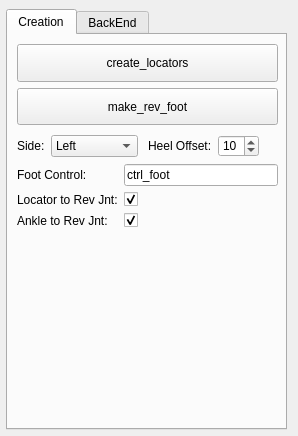
<?xml version="1.0" encoding="UTF-8"?>
<ui version="4.0">
 <class>Form</class>
 <widget class="QWidget" name="Form">
  <property name="geometry">
   <rect>
    <x>0</x>
    <y>0</y>
    <width>298</width>
    <height>436</height>
   </rect>
  </property>
  <property name="windowTitle">
   <string>WD_Reverse_Foot</string>
  </property>
  <widget class="QTabWidget" name="tabWidget">
   <property name="geometry">
    <rect>
     <x>6</x>
     <y>9</y>
     <width>281</width>
     <height>421</height>
    </rect>
   </property>
   <property name="currentIndex">
    <number>0</number>
   </property>
   <widget class="QWidget" name="tab">
    <attribute name="title">
     <string>Creation</string>
    </attribute>
    <widget class="QWidget" name="verticalLayoutWidget">
     <property name="geometry">
      <rect>
       <x>9</x>
       <y>9</y>
       <width>261</width>
       <height>81</height>
      </rect>
     </property>
     <layout class="QVBoxLayout" name="verticalLayout">
      <item>
       <widget class="QPushButton" name="create_locators">
        <property name="sizePolicy">
         <sizepolicy hsizetype="Minimum" vsizetype="Minimum">
          <horstretch>0</horstretch>
          <verstretch>0</verstretch>
         </sizepolicy>
        </property>
        <property name="text">
         <string>create_locators</string>
        </property>
       </widget>
      </item>
      <item>
       <widget class="QPushButton" name="make_rev_foot">
        <property name="sizePolicy">
         <sizepolicy hsizetype="Minimum" vsizetype="Minimum">
          <horstretch>0</horstretch>
          <verstretch>0</verstretch>
         </sizepolicy>
        </property>
        <property name="text">
         <string>make_rev_foot</string>
        </property>
       </widget>
      </item>
     </layout>
    </widget>
    <widget class="QWidget" name="formLayoutWidget_3">
     <property name="geometry">
      <rect>
       <x>9</x>
       <y>100</y>
       <width>121</width>
       <height>22</height>
      </rect>
     </property>
     <layout class="QFormLayout" name="formLayout_3">
      <property name="labelAlignment">
       <set>Qt::AlignLeading|Qt::AlignLeft|Qt::AlignVCenter</set>
      </property>
      <property name="verticalSpacing">
       <number>0</number>
      </property>
      <item row="0" column="0">
       <widget class="QLabel" name="label_13">
        <property name="sizePolicy">
         <sizepolicy hsizetype="Preferred" vsizetype="Minimum">
          <horstretch>0</horstretch>
          <verstretch>0</verstretch>
         </sizepolicy>
        </property>
        <property name="text">
         <string>Side:</string>
        </property>
       </widget>
      </item>
      <item row="0" column="1">
       <widget class="QComboBox" name="jnt_side">
        <property name="sizePolicy">
         <sizepolicy hsizetype="Preferred" vsizetype="Minimum">
          <horstretch>0</horstretch>
          <verstretch>0</verstretch>
         </sizepolicy>
        </property>
        <item>
         <property name="text">
          <string>Left</string>
         </property>
        </item>
        <item>
         <property name="text">
          <string>Right</string>
         </property>
        </item>
        <item>
         <property name="text">
          <string>None</string>
         </property>
        </item>
       </widget>
      </item>
     </layout>
    </widget>
    <widget class="QWidget" name="formLayoutWidget_4">
     <property name="geometry">
      <rect>
       <x>140</x>
       <y>100</y>
       <width>131</width>
       <height>22</height>
      </rect>
     </property>
     <layout class="QFormLayout" name="formLayout_4">
      <item row="0" column="0">
       <widget class="QLabel" name="label_15">
        <property name="text">
         <string>Heel Offset:</string>
        </property>
       </widget>
      </item>
      <item row="0" column="1">
       <widget class="QSpinBox" name="offset">
        <property name="sizePolicy">
         <sizepolicy hsizetype="Fixed" vsizetype="Minimum">
          <horstretch>10</horstretch>
          <verstretch>0</verstretch>
         </sizepolicy>
        </property>
        <property name="value">
         <number>10</number>
        </property>
       </widget>
      </item>
     </layout>
    </widget>
    <widget class="QWidget" name="formLayoutWidget_5">
     <property name="geometry">
      <rect>
       <x>9</x>
       <y>129</y>
       <width>261</width>
       <height>111</height>
      </rect>
     </property>
     <layout class="QFormLayout" name="formLayout_5">
      <item row="0" column="0">
       <widget class="QLabel" name="label_16">
        <property name="text">
         <string>Foot Control:</string>
        </property>
       </widget>
      </item>
      <item row="0" column="1">
       <widget class="QLineEdit" name="foot_ctrl">
        <property name="text">
         <string>ctrl_foot</string>
        </property>
       </widget>
      </item>
      <item row="1" column="1">
       <widget class="QCheckBox" name="loc_2_rev_jnt">
        <property name="text">
         <string/>
        </property>
        <property name="checked">
         <bool>true</bool>
        </property>
       </widget>
      </item>
      <item row="1" column="0">
       <widget class="QLabel" name="label_17">
        <property name="text">
         <string>Locator to Rev Jnt:</string>
        </property>
       </widget>
      </item>
      <item row="2" column="0">
       <widget class="QLabel" name="label_18">
        <property name="text">
         <string>Ankle to Rev Jnt:</string>
        </property>
       </widget>
      </item>
      <item row="2" column="1">
       <widget class="QCheckBox" name="constraint_ankle_2_rev_jnt">
        <property name="text">
         <string/>
        </property>
        <property name="checked">
         <bool>true</bool>
        </property>
       </widget>
      </item>
     </layout>
    </widget>
   </widget>
   <widget class="QWidget" name="tab_2">
    <attribute name="title">
     <string>BackEnd</string>
    </attribute>
    <widget class="QWidget" name="verticalLayoutWidget_2">
     <property name="geometry">
      <rect>
       <x>9</x>
       <y>9</y>
       <width>251</width>
       <height>31</height>
      </rect>
     </property>
     <layout class="QVBoxLayout" name="verticalLayout_2">
      <item>
       <widget class="QLabel" name="label">
        <property name="layoutDirection">
         <enum>Qt::LeftToRight</enum>
        </property>
        <property name="styleSheet">
         <string notr="true">background-color: yellow; color: black; font-weight: bold;</string>
        </property>
        <property name="text">
         <string>Rig Joints:</string>
        </property>
        <property name="alignment">
         <set>Qt::AlignCenter</set>
        </property>
       </widget>
      </item>
     </layout>
    </widget>
    <widget class="QWidget" name="formLayoutWidget">
     <property name="geometry">
      <rect>
       <x>9</x>
       <y>39</y>
       <width>251</width>
       <height>100</height>
      </rect>
     </property>
     <layout class="QFormLayout" name="formLayout">
      <item row="0" column="0">
       <widget class="QLabel" name="label_2">
        <property name="minimumSize">
         <size>
          <width>10</width>
          <height>0</height>
         </size>
        </property>
        <property name="text">
         <string>Ankle:</string>
        </property>
       </widget>
      </item>
      <item row="0" column="1">
       <widget class="QLineEdit" name="ankle_jnt">
        <property name="text">
         <string>jnt_rig_ankle</string>
        </property>
        <property name="placeholderText">
         <string/>
        </property>
       </widget>
      </item>
      <item row="2" column="0">
       <widget class="QLabel" name="label_3">
        <property name="text">
         <string>Ball:</string>
        </property>
       </widget>
      </item>
      <item row="2" column="1">
       <widget class="QLineEdit" name="ball_jnt">
        <property name="text">
         <string>jnt_rig_ball</string>
        </property>
       </widget>
      </item>
      <item row="3" column="0">
       <widget class="QLabel" name="label_4">
        <property name="text">
         <string>Toe:</string>
        </property>
       </widget>
      </item>
      <item row="3" column="1">
       <widget class="QLineEdit" name="toe_jnt">
        <property name="text">
         <string>jnt_rig_toe</string>
        </property>
       </widget>
      </item>
      <item row="1" column="0">
       <widget class="QLabel" name="label_14">
        <property name="text">
         <string>Ankle_hdl:</string>
        </property>
       </widget>
      </item>
      <item row="1" column="1">
       <widget class="QLineEdit" name="ankle_hdl_jnt">
        <property name="text">
         <string>hdl_ik_ankle</string>
        </property>
       </widget>
      </item>
     </layout>
    </widget>
    <widget class="QWidget" name="verticalLayoutWidget_3">
     <property name="geometry">
      <rect>
       <x>9</x>
       <y>159</y>
       <width>251</width>
       <height>31</height>
      </rect>
     </property>
     <layout class="QVBoxLayout" name="verticalLayout_3">
      <item>
       <widget class="QLabel" name="label_5">
        <property name="layoutDirection">
         <enum>Qt::LeftToRight</enum>
        </property>
        <property name="styleSheet">
         <string notr="true">background-color: yellow; color: black; font-weight: bold;</string>
        </property>
        <property name="text">
         <string>Rev_Joints:</string>
        </property>
        <property name="alignment">
         <set>Qt::AlignCenter</set>
        </property>
       </widget>
      </item>
     </layout>
    </widget>
    <widget class="QWidget" name="formLayoutWidget_2">
     <property name="geometry">
      <rect>
       <x>9</x>
       <y>190</y>
       <width>251</width>
       <height>152</height>
      </rect>
     </property>
     <layout class="QFormLayout" name="formLayout_2">
      <item row="0" column="0">
       <widget class="QLabel" name="label_6">
        <property name="text">
         <string>Ankle:</string>
        </property>
       </widget>
      </item>
      <item row="1" column="0">
       <widget class="QLabel" name="label_7">
        <property name="text">
         <string>Ball:</string>
        </property>
       </widget>
      </item>
      <item row="2" column="0">
       <widget class="QLabel" name="label_8">
        <property name="text">
         <string>Toe:</string>
        </property>
       </widget>
      </item>
      <item row="3" column="0">
       <widget class="QLabel" name="label_9">
        <property name="text">
         <string>Heel:</string>
        </property>
       </widget>
      </item>
      <item row="4" column="0">
       <widget class="QLabel" name="label_10">
        <property name="text">
         <string>Bank_In:</string>
        </property>
       </widget>
      </item>
      <item row="5" column="0">
       <widget class="QLabel" name="label_11">
        <property name="text">
         <string>Bank_Out:</string>
        </property>
       </widget>
      </item>
      <item row="0" column="1">
       <widget class="QLineEdit" name="rev_ankle">
        <property name="text">
         <string>jnt_rev_ankle</string>
        </property>
       </widget>
      </item>
      <item row="1" column="1">
       <widget class="QLineEdit" name="rev_ball">
        <property name="text">
         <string>jnt_rev_ball</string>
        </property>
       </widget>
      </item>
      <item row="2" column="1">
       <widget class="QLineEdit" name="rev_toe">
        <property name="text">
         <string>jnt_rev_toe</string>
        </property>
       </widget>
      </item>
      <item row="3" column="1">
       <widget class="QLineEdit" name="rev_heel">
        <property name="text">
         <string>jnt_rev_heel</string>
        </property>
       </widget>
      </item>
      <item row="4" column="1">
       <widget class="QLineEdit" name="rev_bank_in">
        <property name="text">
         <string>jnt_rev_bank_in</string>
        </property>
       </widget>
      </item>
      <item row="5" column="1">
       <widget class="QLineEdit" name="rev_bank_out">
        <property name="text">
         <string>jnt_rev_bank_out</string>
        </property>
       </widget>
      </item>
     </layout>
    </widget>
    <widget class="QWidget" name="verticalLayoutWidget_4">
     <property name="geometry">
      <rect>
       <x>10</x>
       <y>350</y>
       <width>251</width>
       <height>31</height>
      </rect>
     </property>
     <layout class="QVBoxLayout" name="verticalLayout_4">
      <item>
       <widget class="QLabel" name="label_12">
        <property name="layoutDirection">
         <enum>Qt::LeftToRight</enum>
        </property>
        <property name="text">
         <string>Note: Don't add location in these text fields</string>
        </property>
        <property name="alignment">
         <set>Qt::AlignCenter</set>
        </property>
       </widget>
      </item>
     </layout>
    </widget>
   </widget>
  </widget>
 </widget>
 <resources/>
 <connections/>
</ui>
